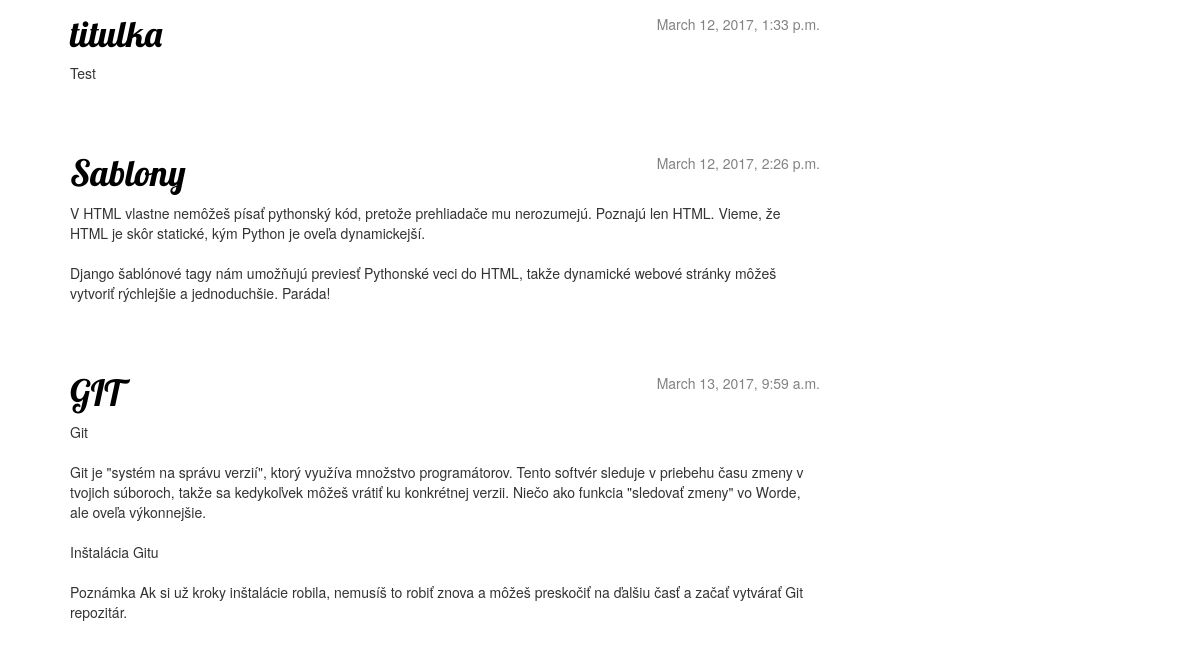
Before: / (lower part) with the older database file.
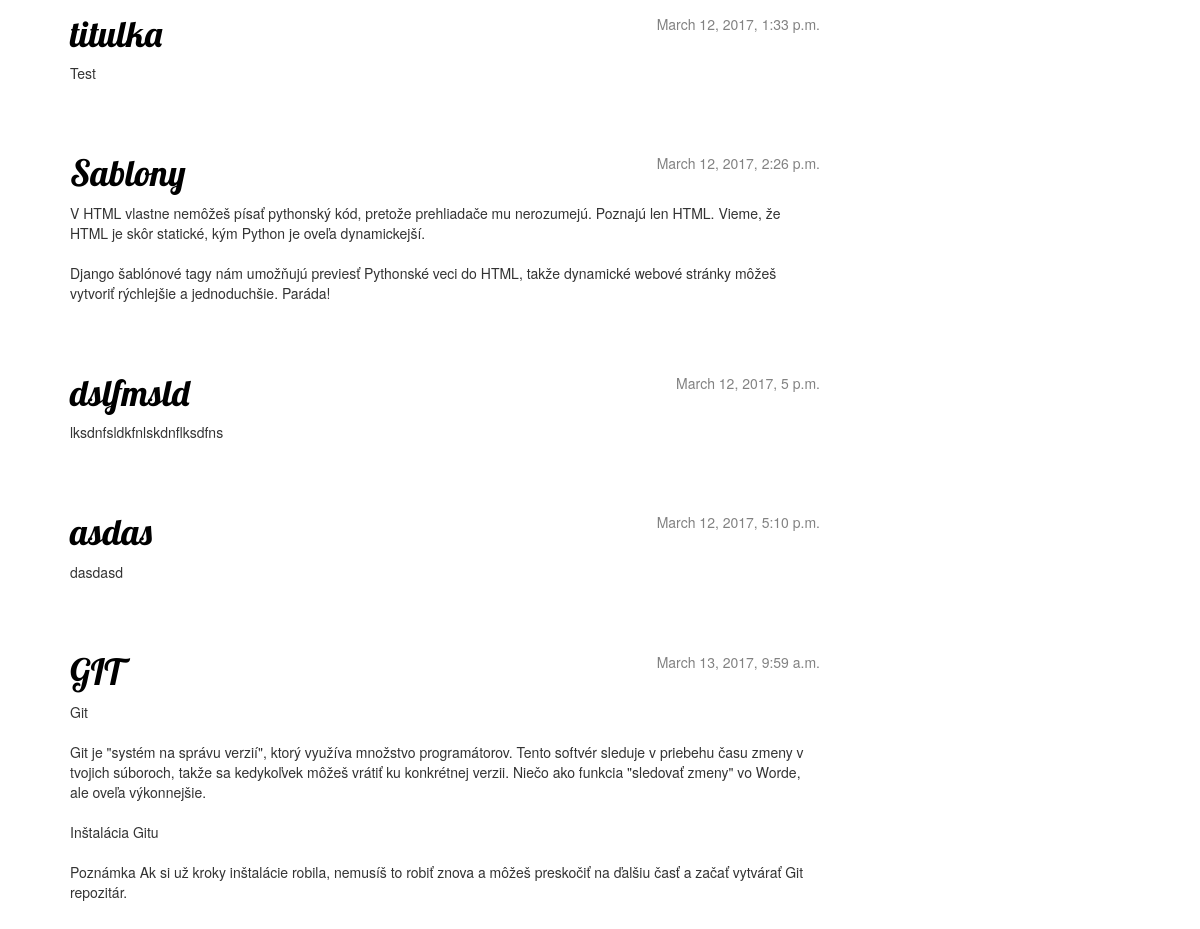
After: the same page with the newer database file.
### blog/models.py (models this page shows, shortened)
class Post(models.Model):
    author = models.ForeignKey('auth.User')
    title = models.CharField(max_length=200)
    text = models.TextField()
    created_date = models.DateTimeField(
            default=timezone.now)
    published_date = models.DateTimeField(
            blank=True, null=True)

### blog/views.py (the view)
# urls.py: url(r'^$', views.post_list, name='post_list'),
def post_list(request):
	posts = Post.objects.filter(published_date__lte=timezone.now()).order_by('published_date')
	return render(request, 'blog/post_list.html', {'posts': posts})

### blog/templates/blog/post_list.html
{% extends 'blog/base.html' %}
{% block content %}
    {% for post in posts %}
        <div class="post">
            <div class="date">
                {{ post.published_date }}
            </div>
            <h1><a href="{% url 'post_detail' pk=post.pk %}">{{ post.title }}</a></h1>
            <p>{{ post.text|linebreaksbr }}</p>
        </div>
    {% endfor %}
{% endblock content %}

Changed rows visible on the page:
added Post: published_date "March 12, 2017, 5 p.m.", title "dslfmsld", text "lksdnfsldkfnlskdnflksdfns"
added Post: published_date "March 12, 2017, 5:10 p.m.", title "asdas", text "dasdasd"
